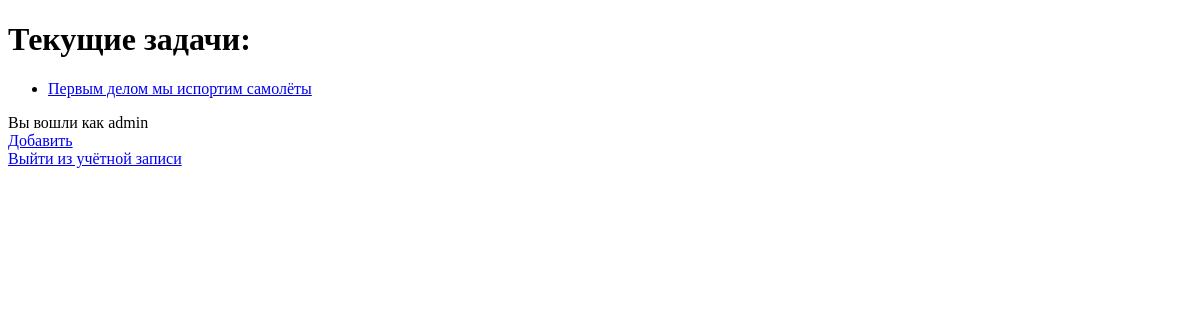
/index/ (signed in), run on an earlier commit of the app's database.
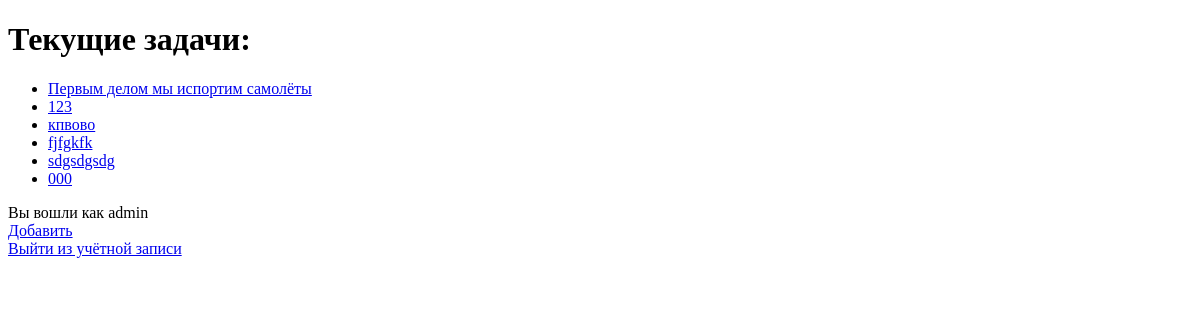
And on a later commit of the database.
### tasks/models.py (models this page shows, shortened)
class Task(models.Model):
    title = models.CharField(max_length=100, verbose_name='Заголовок')
    description = models.TextField(max_length=1000, verbose_name='Описание')
    time_create = models.DateTimeField(auto_now_add=True)
    is_published = models.BooleanField(default=True, verbose_name='Опубликовать')

### tasks/views.py (the view)
# urls.py: path('index/', TasksIndex.as_view(), name='index'),
@method_decorator(login_required, name='dispatch')
class TasksIndex(ListView):
    model = Task
    template_name = 'tasks/index.html'
    context_object_name = 'tasks'  # передающиеся в шаблон данные (object_list по умолчанию)
    extra_context = {'title': 'Главная страница'}  # статические неизменяемые данные
    def get_queryset(self):
        return Task.objects.filter(is_published=True)

### tasks/templates/tasks/index.html (shortened to what this page needs)
<!DOCTYPE html>
<html lang="en">
<head>
</head>
<body>
<h1>Текущие задачи:</h1>
<ul>
    {% for i in tasks %}
    <li><a href="{% url 'my_app:my_task' i.id%}">{{ i.title }}</a></li>
    {% endfor %}
</ul>
{% if request.user.is_authenticated %}
<div>Вы вошли как {{ request.user.username }}</div>
<div><a href="{% url 'my_app:add_task' %}">Добавить</a></div>
<div><a href="{% url 'my_app:logout' %}">Выйти из учётной записи</a></div>
{% else %}
<div><a href="{% url 'my_app:login' %}">Авторизация</a></div>
<div><a href="{% url 'my_app:register' %}">Регистрация</a></div>
{% endif %}
</body>
</html>

What changed in the data, as far as the page shows it:
added Task: title "123"
added Task: title "кпвово"
added Task: title "fjfgkfk"
added Task: title "sdgsdgsdg"
added Task: title "000"
